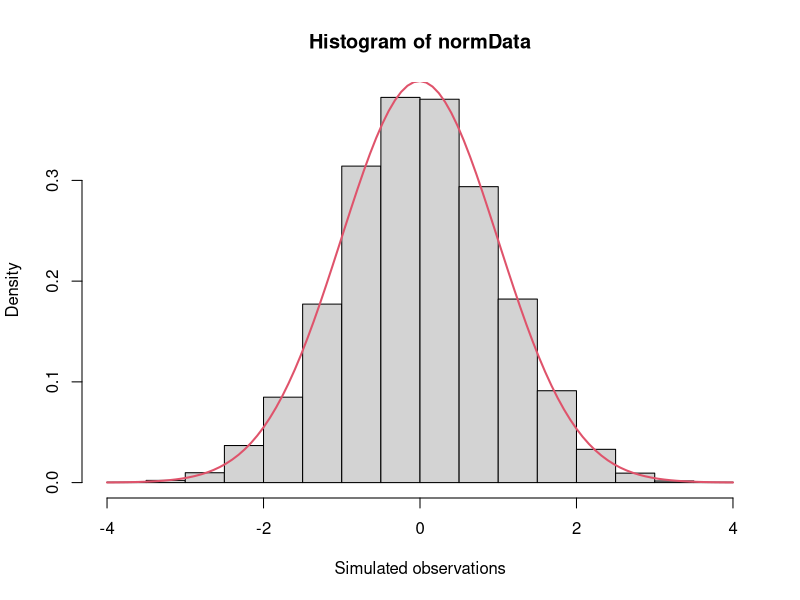

Write the R code that produced this figure.
### Задача 1 ### 
?rnorm # повече за rnorm, който не знае
normData<-rnorm(10000,0,1) # генерираме: n=10000, mean=0, sd=1

hist(normData,prob=TRUE,xlab = 'Simulated observations') #добра практика е да видите как изглеждат нашите данни на графика
curve(dnorm(x, mean=mean(normData), sd=sd(normData)), add=TRUE, col=2,lwd=2) # Изчертава крива, съответстваща на функция през интервала.

?dnorm # Density, distribution function, quantile function and random generation for the normal distribution with mean equal to mean and standard deviation equal to sd.
?curve #Draws a curve corresponding to a function over the interval [from, to]. curve can plot also an expression in the variable xname, default x.

mean(normData) #Generic function for the (trimmed) arithmetic mean.
median(normData) 
mad(normData) #Median Absolute Deviation
sd(normData) #Standard Deviation


cutoff<-median(normData)+3*mad(normData)
